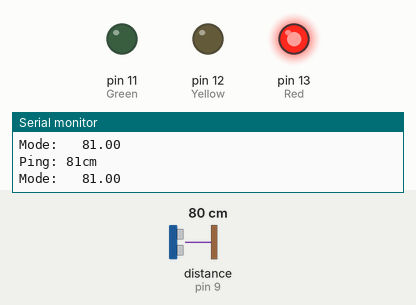
Simulated run of this sketch. Board: Arduino Uno, built with avr-gcc and run on an emulated ATmega328P. Shown: output pins drawn as LEDs (lit = HIGH), the last lines printed to the serial monitor. Inputs (shaded band) come from the test bench; at power-on: distance to the obstacle (sensor on pin 9) 80 cm. The echo pulse lasts 58.3 µs per cm.

Above: at 1.8 s.
1.9 s: distance to the obstacle (sensor on pin 9) set to 92 cm
3.7 s: distance to the obstacle (sensor on pin 9) set to 102 cm
At 5.6 s:
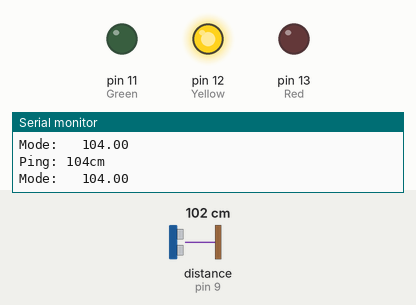
6.0 s: distance to the obstacle (sensor on pin 9) set to 193 cm
7.8 s: distance to the obstacle (sensor on pin 9) set to 201 cm
At 9.6 s:
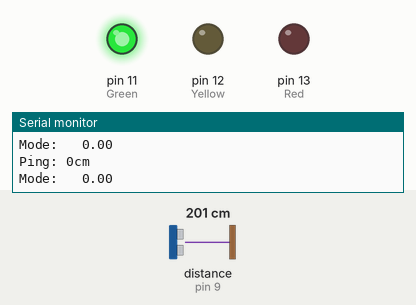
10.1 s: distance to the obstacle (sensor on pin 9) set to 2 cm
At 11.0 s:
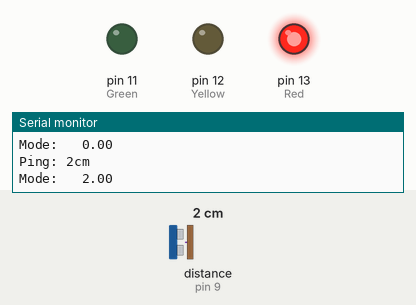
12.1 s: distance to the obstacle (sensor on pin 9) set to 120 cm
At 13.3 s:
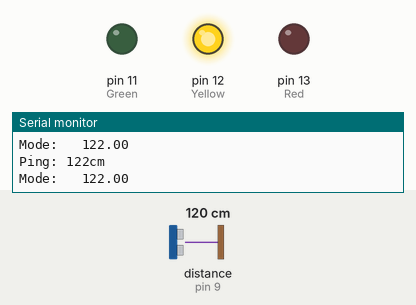
Timing chart, 0 to 15.1 s (numbered marks = the images above; inputs shaded):
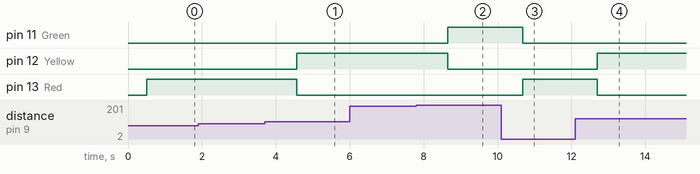

The sketch:

Stop_Light_V4_ft_Mode.ino
```cpp
#include <NewPing.h>
#include <Average.h>

#define TRIGGER_PIN  8  // Arduino pin tied to trigger pin on the ultrasonic sensor.
#define ECHO_PIN     9  // Arduino pin tied to echo pin on the ultrasonic sensor.
#define MAX_DISTANCE 200 // Maximum distance we want to ping for (in centimeters). Maximum sensor distance is rated at 400-500cm.

NewPing sonar(TRIGGER_PIN, ECHO_PIN, MAX_DISTANCE); // NewPing setup of pins and maximum distance.
int u[4];
Average<float> ave(4);

void setup() {
  Serial.begin(9600); // Open serial monitor at 115200 baud to see ping results.
  pinMode (11, OUTPUT); // Green
  pinMode (12, OUTPUT); // Yellow
  pinMode (13, OUTPUT); // Red
}

void loop() {
//Code for ultrasonic sensor
  delay(500);  // Wait 500ms between pings (about 2 pings/sec). 29ms should be the shortest delay between pings.
  unsigned int uS = sonar.ping(); // Send ping, get ping time in microseconds (uS).
  Serial.print("Ping: ");
  Serial.print(uS / US_ROUNDTRIP_CM); // Convert ping time to distance and print result (0 = outside set distance range, no ping echo)
  Serial.println("cm");

//Code for Mode
  ave.push(uS / US_ROUNDTRIP_CM);

  int x;
  for (x=0; x < 4; x++) {
   ave.get(u);
   u[x] =  uS / US_ROUNDTRIP_CM ;
  }
  int M;
Serial.print("Mode:   "); Serial.println(ave.mode());
  M = ave.mode();
//Conditions for the lights
 //Greeen
  if ( M >= 201 || M == 0) {
    digitalWrite (11, HIGH);
    digitalWrite (12, LOW);
    digitalWrite (13, LOW);
  }
 //Yellow
  if (M <= 199  && M >= 100) {
    digitalWrite (11, LOW);
    digitalWrite (12, HIGH);
    digitalWrite (13, LOW);
  }
 //Red
  if (M <= 99 && M >= 1) {
    digitalWrite (11, LOW);
    digitalWrite (12, LOW);
    digitalWrite (13, HIGH);
  }

}
```

Measured:
- the behaviour switches between 97 and 98 cm on distance to the obstacle (sensor on pin 9) (found by bisection; images 0 and 1)
- the behaviour switches between 196 and 197 cm on distance to the obstacle (sensor on pin 9) (found by bisection; images 1 and 2)
- after the input at 3.7 s, pin 12 (Yellow): LOW → HIGH after 0.86 s; pin 13 (Red): HIGH → LOW after 0.86 s
- after the input at 7.8 s, pin 11 (Green): LOW → HIGH after 0.85 s; pin 12 (Yellow): HIGH → LOW after 0.85 s
- after the input at 10.1 s, pin 11 (Green): HIGH → LOW after 0.58 s; pin 13 (Red): LOW → HIGH after 0.58 s
- after the input at 12.1 s, pin 12 (Yellow): LOW → HIGH after 0.60 s; pin 13 (Red): HIGH → LOW after 0.60 s
